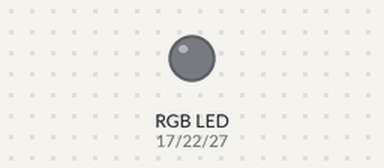
Recording of a program running on a simulated Raspberry Pi (BCM pin numbers). Parts: an RGB LED mixed from three pins (HIGH = lit).

Above: at 0.2 s.
At 1.4 s:
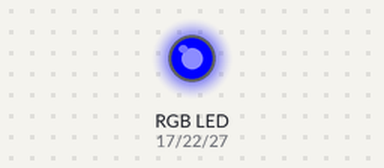
At 2.0 s:
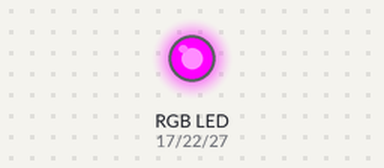
At 2.6 s:
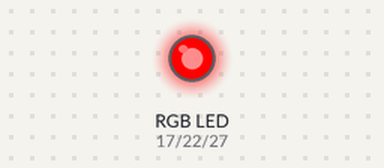
At 3.8 s:
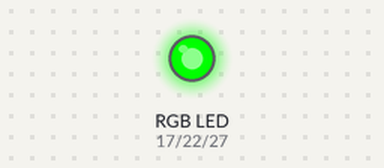
At 5.0 s:
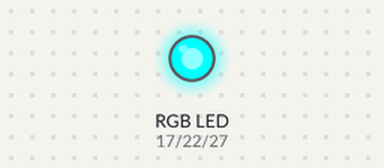
Timing chart, 0 to 5.5 s (numbered marks = the images above):
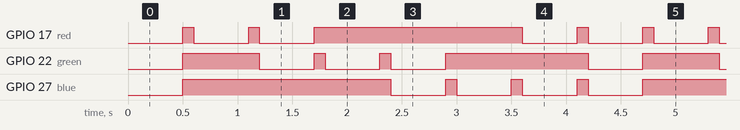

Measured:
- by itself, GPIO 17 (red): repeats every 4.2 s: LOW 0.50 s, HIGH 0.10 s, LOW 0.50 s, HIGH 1.9 s, 2 × (LOW 0.50 s, HIGH 0.10 s)
- by itself, GPIO 22 (green): repeats every 4.2 s: 2 × (LOW 0.50 s, HIGH 0.10 s), LOW 0.50 s, HIGH 1.3 s, LOW 0.50 s, HIGH 0.70 s
- by itself, GPIO 27 (blue): repeats every 4.2 s: 3 × (LOW 0.50 s, HIGH 0.10 s), LOW 0.50 s, HIGH 1.9 s

The program:

rgb_blink2.py
```python
# LED RGB 깜빡이기

import RPi.GPIO as GPIO
import time

red = 17
green = 22
blue = 27

GPIO.setmode(GPIO.BCM)
GPIO.setup(red, GPIO.OUT)
GPIO.setup(green, GPIO.OUT)
GPIO.setup(blue, GPIO.OUT)

GPIO.output(red, True)
GPIO.output(green, True)
GPIO.output(blue, True)

try:
    while True:

        GPIO.output(red, False)
        GPIO.output(green, False)
        GPIO.output(blue, False)
        time.sleep(0.5)
        GPIO.output(red, True)
        GPIO.output(green, True)
        GPIO.output(blue, True)
        time.sleep(0.1)

        GPIO.output(red, False)
        time.sleep(0.5)
        GPIO.output(red, True)
        time.sleep(0.1)

        GPIO.output(red, False)
        GPIO.output(green, False)
        time.sleep(0.5)
        GPIO.output(red, True)
        GPIO.output(green, True)
        time.sleep(0.1)

        GPIO.output(green, False)
        time.sleep(0.5)
        GPIO.output(green, True)
        time.sleep(0.1)

        GPIO.output(green, False)
        GPIO.output(blue, False)
        time.sleep(0.5)
        GPIO.output(green, True)
        GPIO.output(blue, True)
        time.sleep(0.1)

        GPIO.output(blue, False)
        time.sleep(0.5)
        GPIO.output(blue, True)
        time.sleep(0.1)

        GPIO.output(blue, False)
        GPIO.output(red, False)
        time.sleep(0.5)
        GPIO.output(red, True)
        GPIO.output(blue, True)
        time.sleep(0.1)


except KeyboardInterrupt:
    GPIO.cleanup()
```
